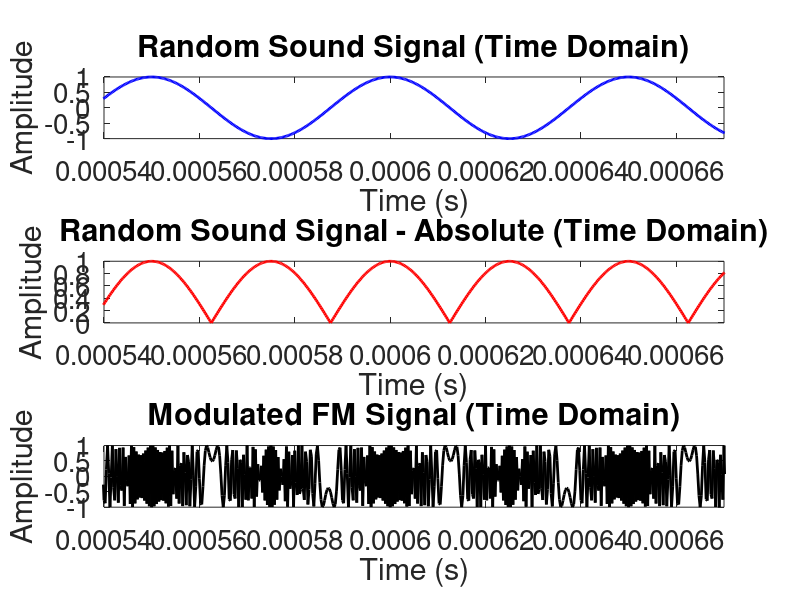
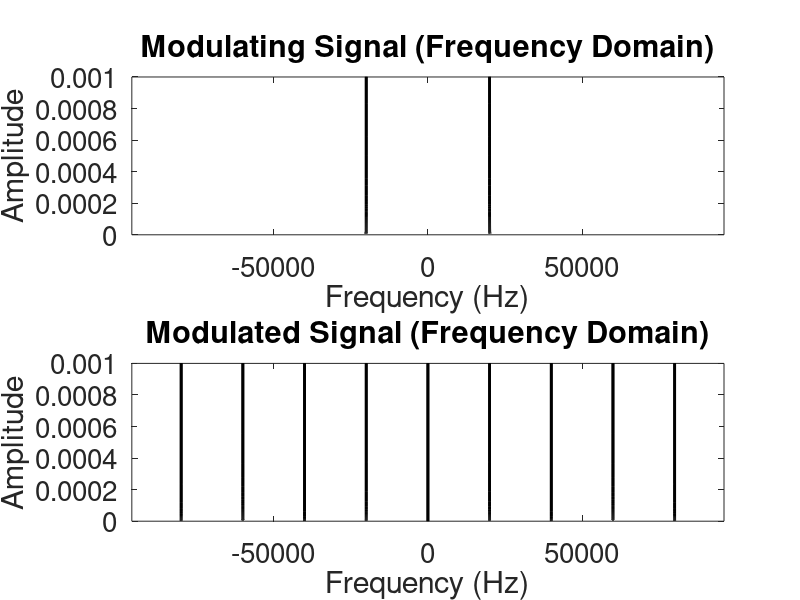
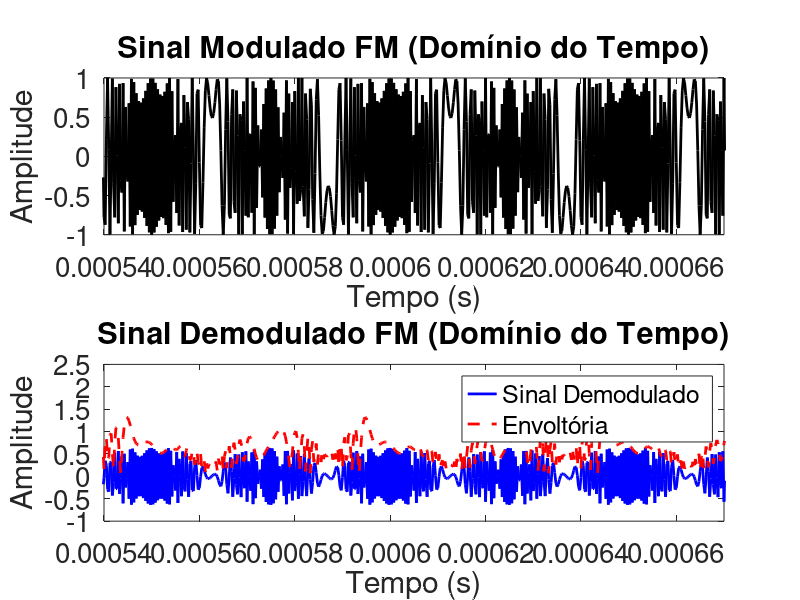

Here is the MATLAB script that generated these plots, in order:
close all; clear all; clc;
pkg load signal;

% Altera o tamanho da fonte nos plots para 15
set(0, 'DefaultAxesFontSize', 20);

% Defining the signals amplitude.
A_modulating = 1;
A_carrier = 1;

% Defining the signals frequency
f_modulating_max = 20000;
f_carrier = 80000;

% modulator sensibility for frequency variation (Hz/volts)
k_f = 2000000;
k0 = 2*pi*k_f;

% Delta variable, correponding to max frequency variation.
d_f = k_f*A_modulating;

% Beta variable, correspondig to percentage of frequency variation about the frequency of the modulating.
b = d_f/f_modulating_max;

% Defining the period and frequency of sampling:
fs = 50*f_carrier;
Ts = 1/fs;
T = 1/f_modulating_max;

% Defining the sinal period.
t_inicial = 0;
t_final = 2;

% "t" vector, correspondig to the time period of analysis, on time domain.
t = [t_inicial:Ts:t_final];

% Modulating Singnal for FM modulation
modulating_signal = A_modulating *cos(2*pi*f_modulating_max*t);

% Calculate the number of zeros to be added
num_zeros = length(t) - length(modulating_signal);

% Add the zeros to the end of the modulating_signal vector
modulating_signal = [modulating_signal, zeros(1, num_zeros)];

% Transpose the modulated signal if necessary
modulated_signal = transpose(modulating_signal);

% Creating the FM modulated signal:
phase_argument = 2*pi*k_f*cumsum(modulating_signal)*(Ts);
modulated_signal = A_carrier * cos(2*pi*f_carrier*t + phase_argument);

% Plot signals on time domain:
figure(1)
subplot(311)
plot(t, (modulating_signal),'b', 'LineWidth', 2)
xlim([0.00054 0.00067])
xlabel('Time (s)')
ylabel('Amplitude')
title('Random Sound Signal (Time Domain)')

subplot(312)
plot(t, abs(modulating_signal),'r', 'LineWidth', 2)
xlim([0.00054 0.00067])
xlabel('Time (s)')
ylabel('Amplitude')
title('Random Sound Signal - Absolute (Time Domain)')

subplot(313)
plot(t, modulated_signal,'k', 'LineWidth', 2)
xlim([0.00054 0.00067])
xlabel('Time (s)')
ylabel('Amplitude')
title('Modulated FM Signal (Time Domain)')

% calculating the step of the frequency vector "f" (frequency domain);
f_step = 1/t_final;

% creating the frequency vector "f" (frequency domain);
f = [-fs/2:f_step:fs/2];

% calculating the FFT of the random signal;
modulating_f = fft(modulating_signal)/length(modulating_signal);
modulating_f = fftshift(modulating_f);

% calculating the FFT of the modulated signal;
modulated_f = fft(modulated_signal)/length(modulated_signal);
modulated_f = fftshift(modulated_f);

% Plotting the modulated signal on frequency domain;
figure(2)
subplot(211)
plot(f, abs(modulating_f), 'k', 'LineWidth', 2)
xlabel('Frequency (Hz)')
ylabel('Amplitude')
title('Modulating Signal (Frequency Domain)')
xlim([-f_carrier*1.2 f_carrier*1.2])
ylim([0 A_carrier/1000])
subplot(212)
plot(f, abs(modulated_f), 'k', 'LineWidth', 2)
xlabel('Frequency (Hz)')
ylabel('Amplitude')
title('Modulated Signal (Frequency Domain)')
xlim([-f_carrier*1.2 f_carrier*1.2])
ylim([0 A_carrier/1000])

% Calculating the FM demodulation for the modulated signal
demodulated_signal = diff(modulated_signal) * fs / k0;
demodulated_signal = [demodulated_signal, 0];  % Sinal demodulado

% calculating the FFT of the random signal;
demodulated_f = fft(demodulated_signal)/length(demodulated_signal);
demodulated_f = fftshift(demodulated_f);

% Calculating the signal wrap. 
demodulated_wrap = abs(hilbert(demodulated_signal));

% Plotting the modulated and demodulated signals on time domain:
figure(3)
subplot(211)
plot(t, modulated_signal, 'k', 'LineWidth', 2)
xlim([0.00054 0.00067])
xlabel('Tempo (s)')
ylabel('Amplitude')
title('Sinal Modulado FM (Domínio do Tempo)')

subplot(212)
plot(t, demodulated_signal, 'b', 'LineWidth', 2)
hold on
plot(t, demodulated_wrap, 'r--', 'LineWidth', 2)
xlim([0.00054 0.00067])
xlabel('Tempo (s)')
ylabel('Amplitude')
title('Sinal Demodulado FM (Domínio do Tempo)')
legend('Sinal Demodulado', 'Envoltória')
